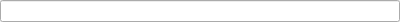
<?xml version="1.0" encoding="UTF-8"?>
<ui version="4.0">
 <class>SelfDefLineEdit</class>
 <widget class="QWidget" name="SelfDefLineEdit">
  <property name="geometry">
   <rect>
    <x>0</x>
    <y>0</y>
    <width>400</width>
    <height>21</height>
   </rect>
  </property>
  <property name="windowTitle">
   <string>Form</string>
  </property>
  <layout class="QGridLayout" name="gridLayout">
   <property name="leftMargin">
    <number>0</number>
   </property>
   <property name="topMargin">
    <number>0</number>
   </property>
   <property name="rightMargin">
    <number>0</number>
   </property>
   <property name="bottomMargin">
    <number>0</number>
   </property>
   <item row="0" column="0">
    <widget class="QLineEdit" name="lineEdit"/>
   </item>
  </layout>
 </widget>
 <resources/>
 <connections/>
</ui>
